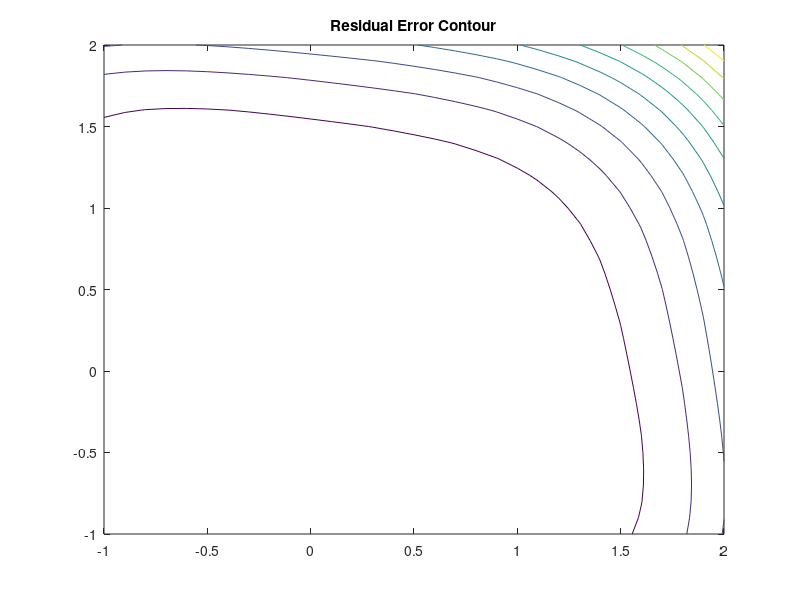

MATLAB code for this plot: (Note: this script raises an error after producing the figure.)
clc
clear all
close all
% Problem 3
nmax=5;
tol=1e-6;
x=[1;1]
% f1=2*x+y-1;
% f2=-x-(2*(y^2))+1;
fun = @(x) [(2*x(1,1)^2+x(2,1)-1);(-x(1,1)-2*x(2,1)^2+1)];
dfun = @(x) [4*x(1,1) 1;-1 -4*x(2,1)];
alfa=1;
x1 = -1:.1:2;
x2 = -1:.1:2;
for i=1:length(x1);
 for j=1:length(x2);
 resN = [(2*x1(i)^2)+x2(j)-1;(-x1(i)-2*x2(j)^2+1)];
 resSurf(i,j) = resN'*resN;
 end
end
contour(x1,x2,resSurf)
title('Residual Error Contour');
[xvect,resnorm] = newton(x,fun,dfun,nmax,alfa,tol)
% Problem 4
x=[2;1];
% x=[-1;-1];
% f1=2*(x^2)+y-6;
% f2=x+(2*(y^2))-3.5;
nmax=5;
tol=1e-6;
fun = @(x) [(2*x(1,1)^2+x(2,1)-6);(x(1,1)+2*x(2,1)^2-3.5)];
dfun = @(x) [4*x(1,1) 1;1 4*x(2,1)];
alfa=1;
alfa2=0.5;
alfa3=0.25;
x1 = -1:.1:2;
x2 = -1:.1:2;
for i=1:length(x1);
 for j=1:length(x2);
 resN = [(2*x1(i)^2+x2(j)-6);(x1(i)+2*x2(j)^2-3.5)];
 resSurf(i,j) = resN'*resN;
 end
end
figure
contour(x1,x2,resSurf,20)
title('Residual Error Contour');
[xvect,resnorm]= newton(x,fun,dfun,nmax,alfa,tol)
[xvect,resnorm]= newton(x,fun,dfun,nmax,alfa2,tol)
[xvect,resnorm]= newton(x,fun,dfun,nmax,alfa3,tol)
[xvect,resnorm]= newton(x,fun,dfun,nmax,alfa,tol)
[xvect,resnorm]= newton(x,fun,dfun,nmax,alfa2,tol)
[xvect,resnorm]= newton(x,fun,dfun,nmax,alfa3,tol)
